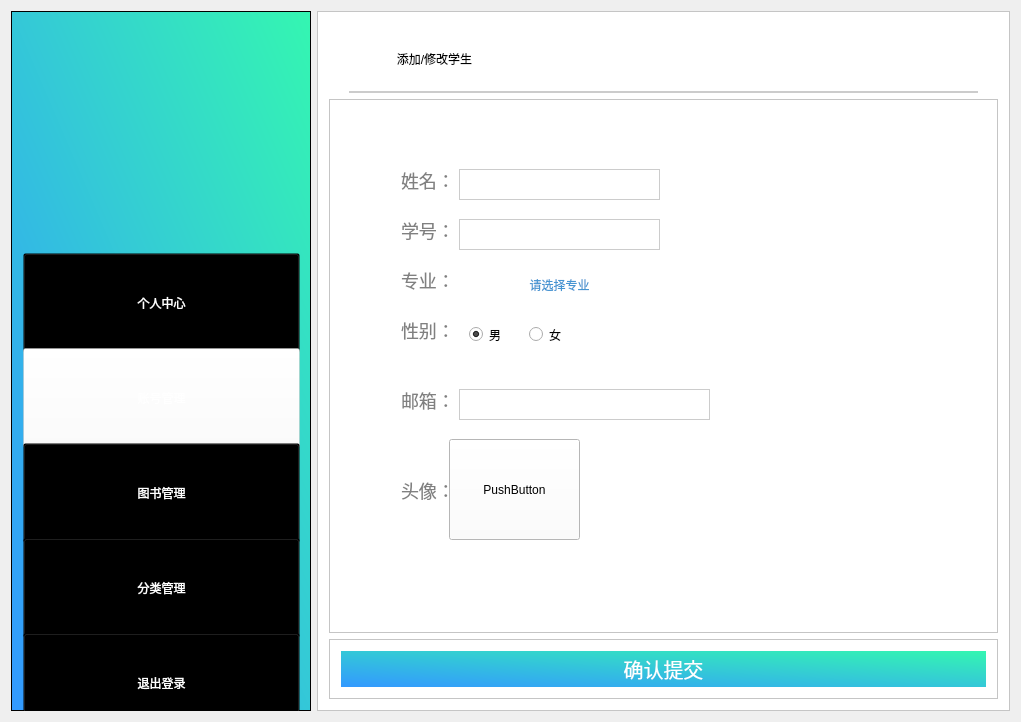
<?xml version="1.0" encoding="UTF-8"?>
<ui version="4.0">
 <class>admin_adduser</class>
 <widget class="QWidget" name="admin_adduser">
  <property name="geometry">
   <rect>
    <x>0</x>
    <y>0</y>
    <width>1021</width>
    <height>722</height>
   </rect>
  </property>
  <property name="windowTitle">
   <string>admin_adduser</string>
  </property>
  <layout class="QHBoxLayout" name="horizontalLayout">
   <item>
    <widget class="QFrame" name="frame">
     <property name="sizePolicy">
      <sizepolicy hsizetype="Fixed" vsizetype="Expanding">
       <horstretch>0</horstretch>
       <verstretch>0</verstretch>
      </sizepolicy>
     </property>
     <property name="minimumSize">
      <size>
       <width>300</width>
       <height>700</height>
      </size>
     </property>
     <property name="styleSheet">
      <string notr="true">
background-color: qlineargradient(spread:pad, x1:0, y1:1, x2:1, y2:0, stop:0 rgba(51, 153, 255,1), stop:1 rgba(52, 246, 177,1));</string>
     </property>
     <property name="frameShape">
      <enum>QFrame::StyledPanel</enum>
     </property>
     <property name="frameShadow">
      <enum>QFrame::Raised</enum>
     </property>
     <widget class="QFrame" name="frame_2">
      <property name="geometry">
       <rect>
        <x>70</x>
        <y>30</y>
        <width>171</width>
        <height>176</height>
       </rect>
      </property>
      <property name="minimumSize">
       <size>
        <width>0</width>
        <height>0</height>
       </size>
      </property>
      <property name="baseSize">
       <size>
        <width>0</width>
        <height>100</height>
       </size>
      </property>
      <property name="styleSheet">
       <string notr="true">image: url(:/Library/images/logo2.png);
background:transparent;</string>
      </property>
      <property name="frameShape">
       <enum>QFrame::StyledPanel</enum>
      </property>
      <property name="frameShadow">
       <enum>QFrame::Raised</enum>
      </property>
     </widget>
     <widget class="QFrame" name="frame_8">
      <property name="geometry">
       <rect>
        <x>0</x>
        <y>230</y>
        <width>301</width>
        <height>491</height>
       </rect>
      </property>
      <property name="styleSheet">
       <string notr="true">background:transparent;</string>
      </property>
      <property name="frameShape">
       <enum>QFrame::StyledPanel</enum>
      </property>
      <property name="frameShadow">
       <enum>QFrame::Raised</enum>
      </property>
      <layout class="QVBoxLayout" name="verticalLayout_6">
       <item>
        <layout class="QVBoxLayout" name="verticalLayout">
         <property name="spacing">
          <number>7</number>
         </property>
         <property name="sizeConstraint">
          <enum>QLayout::SetDefaultConstraint</enum>
         </property>
         <item>
          <widget class="QPushButton" name="btnPersonal">
           <property name="minimumSize">
            <size>
             <width>0</width>
             <height>100</height>
            </size>
           </property>
           <property name="styleSheet">
            <string notr="true">font: 12pt &quot;微软雅黑&quot;;
color:white;
background:transparent;
cursor:pointer;</string>
           </property>
           <property name="text">
            <string>个人中心</string>
           </property>
          </widget>
         </item>
         <item>
          <widget class="QPushButton" name="btnInformationchange">
           <property name="minimumSize">
            <size>
             <width>0</width>
             <height>100</height>
            </size>
           </property>
           <property name="styleSheet">
            <string notr="true">font: 12pt &quot;微软雅黑&quot;;
color:white;
background:transparent;
cursor:pointer;
background-color:rgba(255,255,255,0.4);</string>
           </property>
           <property name="text">
            <string>账号管理</string>
           </property>
          </widget>
         </item>
         <item>
          <widget class="QPushButton" name="btnSearchbook">
           <property name="minimumSize">
            <size>
             <width>0</width>
             <height>100</height>
            </size>
           </property>
           <property name="styleSheet">
            <string notr="true">font: 12pt &quot;微软雅黑&quot;;
color:white;
background:transparent;
cursor:pointer;
</string>
           </property>
           <property name="text">
            <string>图书管理</string>
           </property>
          </widget>
         </item>
         <item>
          <widget class="QPushButton" name="btnClassify">
           <property name="minimumSize">
            <size>
             <width>0</width>
             <height>100</height>
            </size>
           </property>
           <property name="styleSheet">
            <string notr="true">font: 12pt &quot;微软雅黑&quot;;
color:white;
background:transparent;
cursor:pointer;</string>
           </property>
           <property name="text">
            <string>分类管理</string>
           </property>
          </widget>
         </item>
         <item>
          <widget class="QPushButton" name="btnLogout">
           <property name="minimumSize">
            <size>
             <width>0</width>
             <height>100</height>
            </size>
           </property>
           <property name="styleSheet">
            <string notr="true">font: 12pt &quot;微软雅黑&quot;;
color:white;
background:transparent;
cursor:pointer;
</string>
           </property>
           <property name="text">
            <string>退出登录</string>
           </property>
          </widget>
         </item>
        </layout>
       </item>
      </layout>
     </widget>
    </widget>
   </item>
   <item>
    <widget class="QFrame" name="frame_3">
     <property name="styleSheet">
      <string notr="true">background:white;</string>
     </property>
     <property name="frameShape">
      <enum>QFrame::StyledPanel</enum>
     </property>
     <property name="frameShadow">
      <enum>QFrame::Raised</enum>
     </property>
     <layout class="QVBoxLayout" name="verticalLayout_2">
      <item>
       <widget class="QFrame" name="frame_4">
        <property name="sizePolicy">
         <sizepolicy hsizetype="Preferred" vsizetype="Maximum">
          <horstretch>0</horstretch>
          <verstretch>0</verstretch>
         </sizepolicy>
        </property>
        <property name="maximumSize">
         <size>
          <width>16777215</width>
          <height>70</height>
         </size>
        </property>
        <property name="styleSheet">
         <string notr="true">border:2px solid #cccccc;
font: 14pt &quot;微软雅黑&quot;;
border-top:0;
border-left:0;
border-right:0;
margin-left:20px;
margin-right:20px;</string>
        </property>
        <property name="frameShape">
         <enum>QFrame::StyledPanel</enum>
        </property>
        <property name="frameShadow">
         <enum>QFrame::Raised</enum>
        </property>
        <widget class="QPushButton" name="pushButton_2">
         <property name="geometry">
          <rect>
           <x>20</x>
           <y>10</y>
           <width>171</width>
           <height>51</height>
          </rect>
         </property>
         <property name="styleSheet">
          <string notr="true">border:none;
</string>
         </property>
         <property name="text">
          <string>添加/修改学生</string>
         </property>
        </widget>
       </widget>
      </item>
      <item>
       <widget class="QFrame" name="frame_5">
        <property name="frameShape">
         <enum>QFrame::StyledPanel</enum>
        </property>
        <property name="frameShadow">
         <enum>QFrame::Raised</enum>
        </property>
        <widget class="QLineEdit" name="lineEdit">
         <property name="geometry">
          <rect>
           <x>70</x>
           <y>70</y>
           <width>61</width>
           <height>31</height>
          </rect>
         </property>
         <property name="styleSheet">
          <string notr="true">color:#808080;
border:none;
font-size:18px;
font-family:&quot;微软雅黑&quot;;
text-align:left;</string>
         </property>
         <property name="text">
          <string>姓名：</string>
         </property>
        </widget>
        <widget class="QLineEdit" name="lineEdit_2">
         <property name="geometry">
          <rect>
           <x>70</x>
           <y>120</y>
           <width>61</width>
           <height>31</height>
          </rect>
         </property>
         <property name="styleSheet">
          <string notr="true">color:#808080;
border:none;
font-size:18px;
font-family:&quot;微软雅黑&quot;;
text-align:left;</string>
         </property>
         <property name="text">
          <string>学号：</string>
         </property>
        </widget>
        <widget class="QLineEdit" name="lineEdit_3">
         <property name="geometry">
          <rect>
           <x>70</x>
           <y>170</y>
           <width>61</width>
           <height>31</height>
          </rect>
         </property>
         <property name="styleSheet">
          <string notr="true">color:#808080;
border:none;
font-size:18px;
font-family:&quot;微软雅黑&quot;;
text-align:left;</string>
         </property>
         <property name="text">
          <string>专业：</string>
         </property>
        </widget>
        <widget class="QLineEdit" name="lineEdit_5">
         <property name="geometry">
          <rect>
           <x>70</x>
           <y>290</y>
           <width>61</width>
           <height>31</height>
          </rect>
         </property>
         <property name="styleSheet">
          <string notr="true">color:#808080;
border:none;
font-size:18px;
font-family:&quot;微软雅黑&quot;;
text-align:left;</string>
         </property>
         <property name="text">
          <string>邮箱：</string>
         </property>
        </widget>
        <widget class="QLineEdit" name="lineEdit_6">
         <property name="geometry">
          <rect>
           <x>70</x>
           <y>380</y>
           <width>61</width>
           <height>31</height>
          </rect>
         </property>
         <property name="styleSheet">
          <string notr="true">color:#808080;
border:none;
font-size:18px;
font-family:&quot;微软雅黑&quot;;
text-align:left;</string>
         </property>
         <property name="text">
          <string>头像：</string>
         </property>
        </widget>
        <widget class="QLineEdit" name="etName">
         <property name="geometry">
          <rect>
           <x>130</x>
           <y>70</y>
           <width>201</width>
           <height>31</height>
          </rect>
         </property>
         <property name="styleSheet">
          <string notr="true">border:1px solid #cccccc;
font-size:18px;
font-family:&quot;微软雅黑&quot;;
text-align:left;</string>
         </property>
         <property name="text">
          <string/>
         </property>
        </widget>
        <widget class="QLineEdit" name="etCode">
         <property name="geometry">
          <rect>
           <x>130</x>
           <y>120</y>
           <width>201</width>
           <height>31</height>
          </rect>
         </property>
         <property name="styleSheet">
          <string notr="true">color:#808080;
border:1px solid #cccccc;
font-size:18px;
font-family:&quot;微软雅黑&quot;;
text-align:left;</string>
         </property>
        </widget>
        <widget class="QLineEdit" name="etMail">
         <property name="geometry">
          <rect>
           <x>130</x>
           <y>290</y>
           <width>251</width>
           <height>31</height>
          </rect>
         </property>
         <property name="styleSheet">
          <string notr="true">color:#808080;
border:1px solid #cccccc;
font-size:18px;
font-family:&quot;微软雅黑&quot;;
text-align:left;</string>
         </property>
        </widget>
        <widget class="QRadioButton" name="radioMan">
         <property name="geometry">
          <rect>
           <x>140</x>
           <y>220</y>
           <width>41</width>
           <height>31</height>
          </rect>
         </property>
         <property name="text">
          <string>男</string>
         </property>
         <property name="checkable">
          <bool>true</bool>
         </property>
         <property name="checked">
          <bool>true</bool>
         </property>
        </widget>
        <widget class="QRadioButton" name="radioWoman">
         <property name="geometry">
          <rect>
           <x>200</x>
           <y>220</y>
           <width>41</width>
           <height>31</height>
          </rect>
         </property>
         <property name="text">
          <string>女</string>
         </property>
        </widget>
        <widget class="QLineEdit" name="lineEdit_4">
         <property name="geometry">
          <rect>
           <x>70</x>
           <y>220</y>
           <width>61</width>
           <height>31</height>
          </rect>
         </property>
         <property name="styleSheet">
          <string notr="true">color:#808080;
border:none;
font-size:18px;
font-family:&quot;微软雅黑&quot;;
text-align:left;</string>
         </property>
         <property name="text">
          <string>性别：</string>
         </property>
        </widget>
        <widget class="QPushButton" name="btnDept">
         <property name="geometry">
          <rect>
           <x>130</x>
           <y>170</y>
           <width>201</width>
           <height>31</height>
          </rect>
         </property>
         <property name="styleSheet">
          <string notr="true">color:#4695d2;
border:none;
background:white;
text-size:80px;</string>
         </property>
         <property name="text">
          <string>请选择专业</string>
         </property>
        </widget>
        <widget class="QPushButton" name="btnHeadIcon">
         <property name="geometry">
          <rect>
           <x>120</x>
           <y>340</y>
           <width>131</width>
           <height>101</height>
          </rect>
         </property>
         <property name="text">
          <string>PushButton</string>
         </property>
        </widget>
       </widget>
      </item>
      <item>
       <widget class="QFrame" name="frame_6">
        <property name="sizePolicy">
         <sizepolicy hsizetype="Preferred" vsizetype="Maximum">
          <horstretch>0</horstretch>
          <verstretch>0</verstretch>
         </sizepolicy>
        </property>
        <property name="maximumSize">
         <size>
          <width>16777215</width>
          <height>60</height>
         </size>
        </property>
        <property name="frameShape">
         <enum>QFrame::StyledPanel</enum>
        </property>
        <property name="frameShadow">
         <enum>QFrame::Raised</enum>
        </property>
        <layout class="QHBoxLayout" name="horizontalLayout_2">
         <item>
          <widget class="QPushButton" name="btnAdd">
           <property name="sizePolicy">
            <sizepolicy hsizetype="Minimum" vsizetype="Expanding">
             <horstretch>0</horstretch>
             <verstretch>0</verstretch>
            </sizepolicy>
           </property>
           <property name="styleSheet">
            <string notr="true">color:white;
border:none;
font-size:20px;
font-family:&quot;微软雅黑&quot;;
background-color: qlineargradient(spread:pad, x1:0, y1:1, x2:1, y2:0, stop:0 rgba(51, 153, 255,1), stop:1 rgba(52, 246, 177,1));
padding-top:5;
padding-bottom:5;</string>
           </property>
           <property name="text">
            <string>确认提交</string>
           </property>
          </widget>
         </item>
        </layout>
       </widget>
      </item>
     </layout>
    </widget>
   </item>
  </layout>
 </widget>
 <layoutdefault spacing="6" margin="11"/>
 <resources>
  <include location="library.qrc"/>
 </resources>
 <connections/>
</ui>
